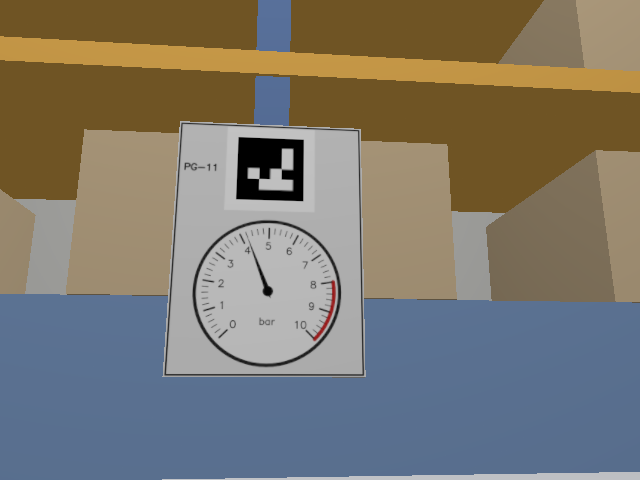
#> input picture docs/media/capture/20261115_140724_e358/images/PG-11_V0_t00022.20_raw.png, 640 x 480 px
$ python -i render.py   (imports and definitions only)
#> lines starting #> are read from the running program, lines starting #| are printed output that depends on the picture
"""Cut both portfolios from the original paired screen recordings and frozen mission."""
import argparse
from contextlib import ExitStack, contextmanager
from dataclasses import dataclass
from functools import lru_cache
from hashlib import sha256
import json
from pathlib import Path
import re
import subprocess

from PIL import Image, ImageDraw, ImageFont, ImageOps

ROOT = Path(__file__).resolve().parents[3]
MEDIA = ROOT / 'docs/media'
RUN = MEDIA / 'capture/20261115_140724_e358'
EVIDENCE = ROOT / 'docs/evidence'
DEST = MEDIA / 'v2'
FPS = 8
INK = '#111b1c'
PANEL = '#1a292b'
PAPER = '#f4f4e9'
MUTED = '#b4c8c5'
MINT = '#a7f1d2'
GOLD = '#ffc680'
RED = '#ffad94'
LINE = '#405454'
RESAMPLE = Image.Resampling.LANCZOS
FONT_DIR = Path('/usr/share/fonts/truetype/open-sans')
MONO = '/usr/share/fonts/truetype/dejavu/DejaVuSansMono.ttf'
CAPTURE_HASHES = {
    'gazebo': '303210a6ce4f8ed145963b5a857ffb3b94b7f5b205502a4a84b742c19ca9b56d',
    'rviz': '121f0a085ca929799d3e4ebae9fad05cf49cc70575c88529f9469e39c046108c',
}
# [1 line that did not run here, left out]
# [1 line that did not run here, left out]
# [1 line that did not run here, left out]


@dataclass(frozen=True)
class Shot:
    key: str
    seconds: float
    start: float | None = None


MAIN = [
    Shot('opening', 6, 32), Shot('nav', 6, 38), Shot('p11', 5),
    Shot('arrive', 6.5, 96.5), Shot('retry', 4), Shot('new', 4),
    Shot('move', 21.5, 113.875), Shot('far', 4.5), Shot('near', 4.75, 144.75),
    Shot('ok', 6), Shot('crates', 3.5, 277.5), Shot('unresolved', 3.75, 294.875),
    Shot('alarm', 4.75), Shot('test', 7.5), Shot('results', 5.75, 447),
    Shot('credit', 3)
]
SHORT = [
    Shot('retry', 3), Shot('new', 2.75), Shot('move', 15.5, 117.75),
    Shot('far', 3.5), Shot('near', 4, 145.125), Shot('ok', 5.5)
]

# The timestamps are UTC policy log entries, not camera or capture clock values.
OBS = {
    'p11': ('PG-11', 1, '14:07:58.068', 'OpenCV reads PG-11 at 4.19 bar.', 'Four ArUco corners rectify the panel. The needle angle gives the pressure.'),
    'retry': ('PG-12', 1, '14:08:58.192', 'The conduit hides the gauge tag.', 'The robot takes a second burst from the same frontal pose.'),
    'new': ('PG-12', 2, '14:09:05.306', 'The tag is still hidden. Change the view.', 'Two frontal bursts, ten frames, zero usable readings.'),
    'far': ('PG-12', 3, '14:09:36.541', 'The needle is visible, but the dial is too far away.', 'Four frames yield a value. The distance flag sends the base closer.'),
    'ok': ('PG-12', 4, '14:09:44.768', 'Five valid frames. Reading accepted.', 'Median 6.7833 bar   /   Offline simulation reference 6.8000 bar'),
    'unresolved': ('PG-13', 6, '14:12:07.835', 'PG-13 closes as unresolved.', 'A crate obscured the gauge across six observations at three viewpoints.'),
    'alarm': ('PG-14', 1, '14:12:56.981', 'The accepted reading triggers a HIGH alarm.', 'The measured pressure exceeds the configured 8.0 bar upper limit.')
}
MOTION = {
    'opening': ('AUTONOMOUS INSPECTION', 'When can a robot trust a gauge reading?', 'Four pressure gauges. A mobile robot must decide when to move and look again.'),
    'nav': ('AUTONOMOUS NAVIGATION', 'Nav2 drives to the first gauge.', 'AMCL localizes the base on the warehouse map. RViz shows the plan and live feedback.'),
    'arrive': ('PG-12   /   FRONTAL APPROACH', 'The base reaches PG-12 head-on.', 'Nav2 reports arrival at V0 at 14:08:52.586 UTC. The gauge sits behind a conduit.'),
    'move': ('PG-12   /   FIRST REPOSITION', 'Nav2 drives to the side of the conduit.', 'V0 -> V3    /    Target angle −45°    /    Nominal standoff 1.50 m'),
    'near': ('PG-12   /   SECOND REPOSITION', 'Nav2 closes the gap at the same angle.', 'V3 -> V8    /    Nominal standoff 1.50 -> 1.20 m    /    Goal reached 14:09:39.026 UTC'),
    'crates': ('PG-13   /   OCCLUSION', 'Nav2 tries the last available viewpoint.', 'The base approaches its third inspection pose at PG-13.'),
}


# [11 lines left out: functions font, text, not called in this run]


def rect(im, xy, color):
    ImageDraw.Draw(im).rectangle(xy, fill=color)


def rule(im, x, y, x2):
    rect(im, (x, y, x2, y+1), LINE)


# [4 lines left out: function fit, not called in this run]


def fill_image(im, source, xywh):
    x, y, w, h = xywh
    im.paste(ImageOps.fit(source, (w,h), RESAMPLE), (x,y))


def label(im, x, y, s, color=MUTED, width=None):
    text(im, (x,y), s, 22, color, 'mono', width)


# [19 lines left out: functions base, footer, not called in this run]


def record(gauge, index):
    return next(o for v in GAUGES[gauge]['viewpoints'] for o in v['observations'] if o['index']==index)


# [4 lines left out: function camera, not called in this run]


def stamp(t):
    return f'{int(t)//60:02d}:{int(t)%60:02d}.{int(round((t%1)*1000)):03d}'


# [9 lines left out: function fields, not called in this run]


def color_for(key):
    return RED if key=='alarm' else MINT if key in ('ok','p11') else GOLD


# [64 lines left out: functions evidence, map_crop, pair, unresolved, not called in this run]


def plot(im):
    rows=re.findall(r't\+([\d.]+)-[\d.]+s\s+max\|v\|=([\d.]+)',(EVIDENCE/'astra_v3_1_live/f3_tiny_inc/odom_speed.txt').read_text())
    label(im,65,166,'SEPARATE FAULT RUN   /   MEASURED ODOMETRY',MINT)
    text(im,(60,227),'A malformed scan stops the base.',62,PAPER,'Semibold',1195)
    text(im,(65,321),'Peak linear speed in each 0.5 s window',33,MUTED)
    x0,y0,x1,y1=154,443,1160,726
    for val in (0,.2,.4):
        y=y1-round((y1-y0)*val/.4)
        rule(im,x0,y,x1)
        text(im,(62,y-10),f'{val:.1f}',24,MUTED,'mono')
    bw=(x1-x0)/len(rows)
    for i,(_,val) in enumerate(rows):
        height=round((y1-y0)*float(val)/.4)
        x=round(x0+i*bw)+6
        rect(im,(x,y1-max(3,height),round(x+bw-13),y1),GOLD if height else MINT)
    label(im,63,399,'m/s')
    label(im,154,758,'0 s')
    label(im,1087,758,'5.5 s')
    rect(im,(1248,175,1871,809),PANEL)
    label(im,1280,214,'ROS 2 MOTION PATH',MINT)
    for i,line in enumerate(['Nav2 command','C++17 LiDAR gate','Gated base command']):
        text(im,(1280,272+i*67),line,39,PAPER,'Semibold')
        if i<2:
            text(im,(1284,313+i*67),'↓',22,MINT,'mono')
    rule(im,1281,498,1838)
    label(im,1280,544,'ARCHIVED TEST REPORT',MINT)
    for i,line in enumerate(['489 test cases','11 CTest wrapper entries','0 reported failures']):
        text(im,(1280,601+i*65),line,37,PAPER,'Semibold')
    footer(im,'The velocity gate rejects invalid LiDAR input.','Recorded odometry drops from 0.40 m/s to zero in the separate simulation fault test.')


# [165 lines left out: functions results, credit, short_view, decode, frames, cover and 2 more, not called in this run]


# [2 lines not run here, left out]

>>> import cv2
>>> picture = cv2.imread('../../../docs/media/capture/20261115_140724_e358/images/PG-11_V0_t00022.20_raw.png', cv2.IMREAD_GRAYSCALE)
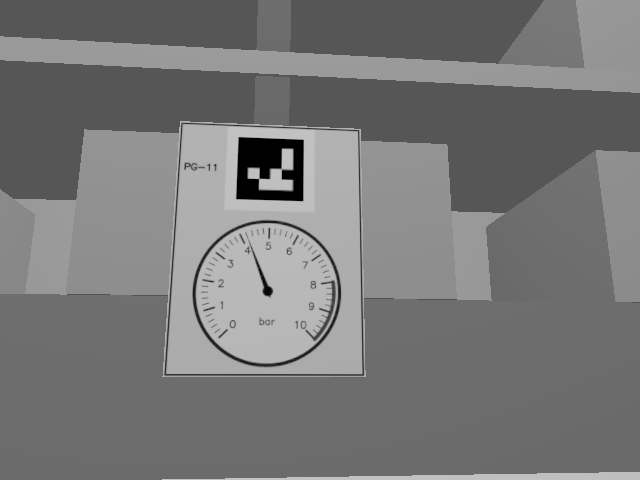
#> picture: shape (480, 640); min 0, max 194, mean 119.5
#> (the run stopped early here; a loop or call above may not have finished)

$ run again, on docs/media/capture/20261115_140724_e358/images/PG-12_V3_t00070.50_raw.png
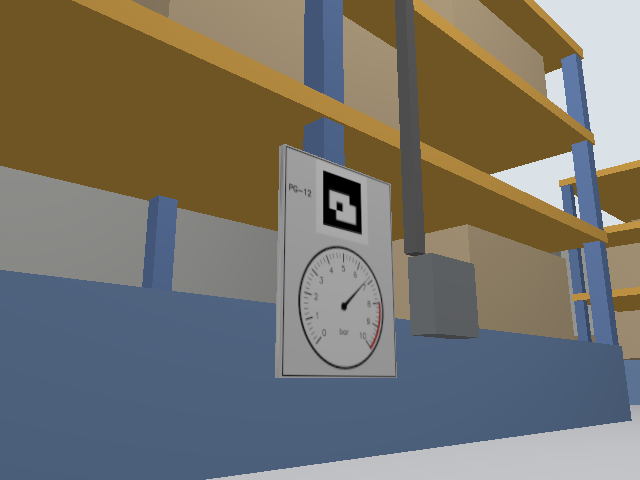
#> input picture docs/media/capture/20261115_140724_e358/images/PG-12_V3_t00070.50_raw.png, 640 x 480 px
#> `picture = cv2.imread('../../../docs/media/capture/20261115_140724_e358..`:
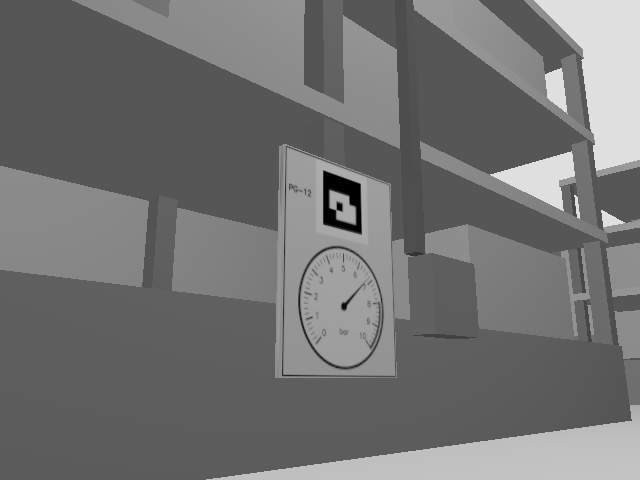
#> picture: shape (480, 640); min 0, max 223, mean 113.9

$ run again, on docs/media/capture/20261115_140724_e358/images/PG-12_V8_t00077.70_raw.png
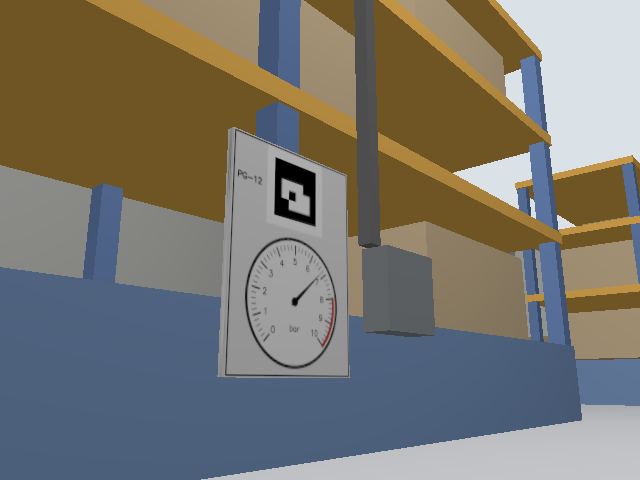
#> input picture docs/media/capture/20261115_140724_e358/images/PG-12_V8_t00077.70_raw.png, 640 x 480 px
#> `picture = cv2.imread('../../../docs/media/capture/20261115_140724_e358..`:
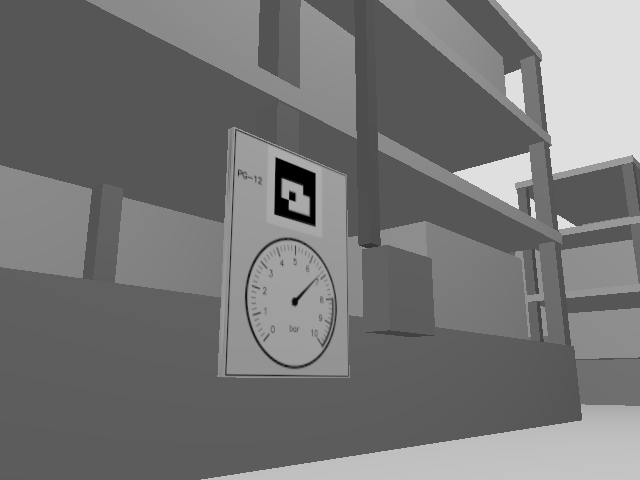
#> picture: shape (480, 640); min 0, max 223, mean 117.5
